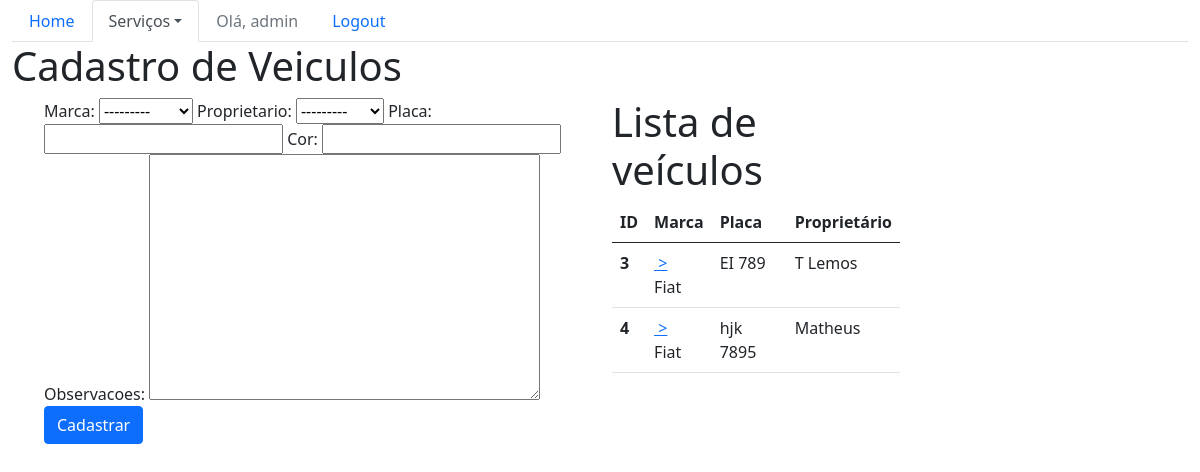
The app's page /sistema/veiculos/ (signed in), older data.
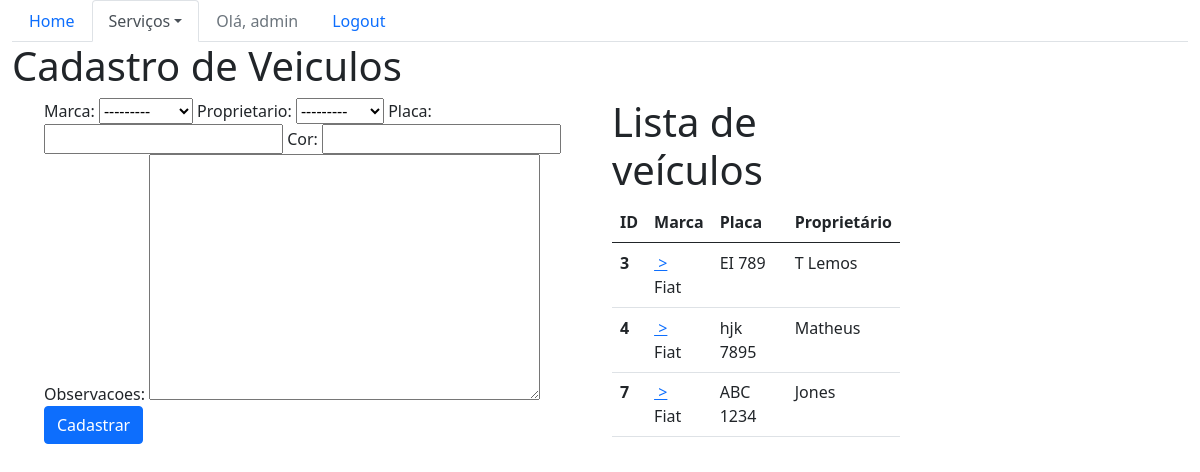
The same page, newer data.
### core/models.py (models this page shows, shortened)
class Veiculo(models.Model):
    marca = models.ForeignKey(Marca, on_delete=models.CASCADE)
    proprietario = models.ForeignKey(Pessoa, on_delete=models.CASCADE)
    placa = models.CharField(max_length=20)
    cor = models.CharField(max_length=15)
    observacoes = models.TextField(max_length=200)

class Marca(models.Model):
    nome = models.CharField(max_length=50)
    def __str__(self):
        return self.nome

class Pessoa(models.Model):
    nome = models.CharField(max_length=100)
    endereco = models.CharField(max_length=200)
    telefone = models.CharField(max_length=20)
    def __str__(self):
        return self.nome

### core/views.py (the view)
# urls.py: path("veiculos/", lista_veiculos ,name='core_lista_veiculos'),
@login_required
def lista_veiculos(request):
    veiculos = Veiculo.objects.all()
    form = VeiculoForm()
    return render(request, 'core/lista_veiculos.html', {'veiculos': veiculos, 'form': form})

### core/forms.py
class VeiculoForm(ModelForm):
    class Meta:
        model = Veiculo
        fields = '__all__'

### core/templates/core/lista_veiculos.html (shortened to what this page needs)
{%extends 'base.html' %}
{% load bootstrap %}
{%block menu%}
    <ul class="nav nav-tabs">
        <li class="nav-item">
          <a class="nav-link " href="{% url 'core_home' %}">Home</a>
        </li>
        <li class="nav-item dropdown">
          <a class="nav-link dropdown-toggle active" data-toggle="dropdown" href="#" role="button" aria-haspopup="true" aria-expanded="false">Serviços</a>
        </li>
        {%if user.is_authenticated %}
        <li class="nav-item ">
          <a class="nav-link disabled" href="">Olá, {{user}}</a>
        </li>
        <li class="nav-item">
          <a class="nav-link" href="{% url 'logout' %}">Logout</a>
        </li>
        {% else %}
        <li class="nav-item">
          <a class="nav-link" href="{% url 'login' %}">Login</a>
        </li>
        {% endif %}
    </ul>
{%endblock%}
{%block main%}
<div class="row">
    <div class="col-sm-12">
        <h1> Cadastro de Veiculos</h1>
    </div>
</div>
<div class="row">
    <div class="col-sm-6">
        <ul>
            <form action="{% url 'core_veiculo_novo' %}" method="POST">
                {{form|bootstrap}}
                <br>
                <button type="submit" class="btn btn-primary">Cadastrar</button>
            </form>
        </ul>
    </div>
    <div class="col-sm-6">
        <div class="col-sm-6">
            <h1>Lista de veículos</h1>
            <table class="table">
                <thead class= "thead-dark">
                  <tr>
                    <th scope="col">ID</th>
                    <th scope="col">Marca</th>
                    <th scope="col">Placa</th>
                    <th scope="col">Proprietário</th>
                  </tr>
                </thead>
                <tbody>
                    {% for veiculo in veiculos %}
                  <tr>
                    <th scope="row" >{{veiculo.id}}</th>
                    <td><a href="{% url 'core_veiculo_update' veiculo.id %}" style="display:block;">&nbsp;></a>{{veiculo.marca}}</td>
                    <td>{{veiculo.placa}}</td>
                    <td>{{veiculo.proprietario}}</td>
                  </tr>
                  <tr>
                    {%endfor%}
                </tbody>
              </table>
    </div>
</div>
{% endblock %}

Row changes from the older to the newer data that the page shows:
added Veiculo: id "7", marca "Fiat", placa "ABC 1234", proprietario "Jones"
